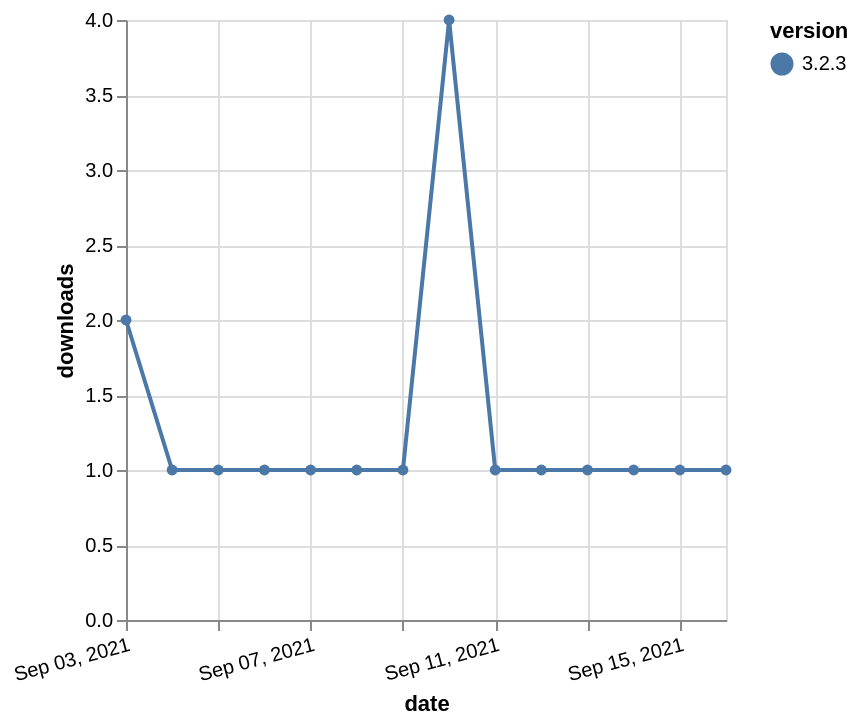

Write the Vega-Lite specification saved for this chart.
### Vega-Lite specification from a JSON file in a GitHub repository (floating-point values rounded to 4 significant figures)
{"$schema": "https://vega.github.io/schema/vega-lite/v5.json", "description": "A simple bar chart with embedded data.", "data": {"values": [{"date": "2021-09-03", "total": 490, "delta": 2, "version": "3.2.3"}, {"date": "2021-09-04", "total": 491, "delta": 1, "version": "3.2.3"}, {"date": "2021-09-05", "total": 492, "delta": 1, "version": "3.2.3"}, {"date": "2021-09-06", "total": 493, "delta": 1, "version": "3.2.3"}, {"date": "2021-09-07", "total": 494, "delta": 1, "version": "3.2.3"}, {"date": "2021-09-08", "total": 495, "delta": 1, "version": "3.2.3"}, {"date": "2021-09-09", "total": 496, "delta": 1, "version": "3.2.3"}, {"date": "2021-09-10", "total": 500, "delta": 4, "version": "3.2.3"}, {"date": "2021-09-11", "total": 501, "delta": 1, "version": "3.2.3"}, {"date": "2021-09-12", "total": 502, "delta": 1, "version": "3.2.3"}, {"date": "2021-09-13", "total": 503, "delta": 1, "version": "3.2.3"}, {"date": "2021-09-14", "total": 504, "delta": 1, "version": "3.2.3"}, {"date": "2021-09-15", "total": 505, "delta": 1, "version": "3.2.3"}, {"date": "2021-09-16", "total": 506, "delta": 1, "version": "3.2.3"}]}, "width": "container", "mark": {"type": "line", "point": {"filled": true}}, "encoding": {"x": {"field": "date", "type": "temporal", "timeUnit": "yearmonthdate", "title": "date", "axis": {"labelAngle": -15}}, "y": {"field": "delta", "type": "quantitative", "title": "downloads"}, "color": {"field": "version", "type": "nominal"}, "tooltip": {"field": "delta"}}}
